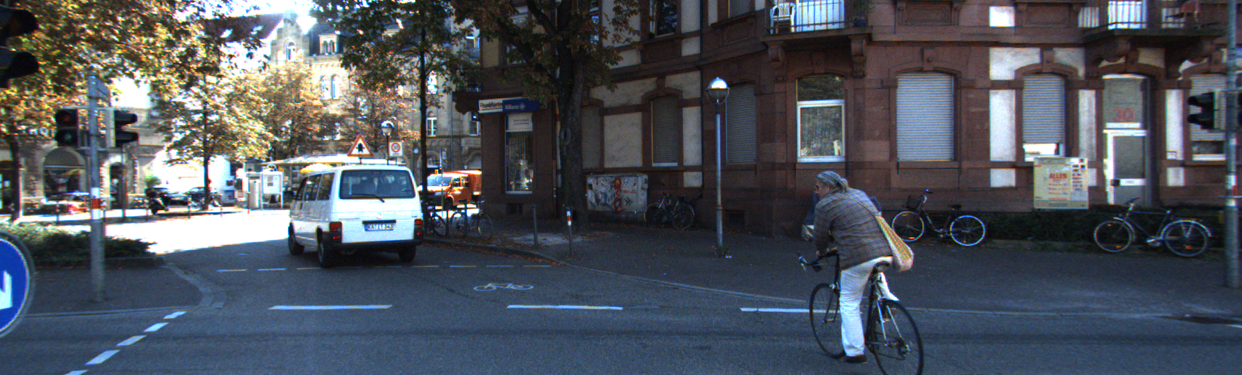
#> input picture data/2011_09_26_drive_0005_sync/image_02/data/0000000010.png, 1242 x 375 px; its folder holds only this picture in this run
$ python -i lane_utils.py   (imports and definitions only)
#> lines starting #> are read from the running program, lines starting #| are printed output that depends on the picture; after the words box and inside, x2 and y2 are one past the last pixel; in counts of white or black regions, pixels touching at a corner belong together
#> further down, picture is the input picture: shape (375, 1242, 3); mean B, G, R 91.2, 83, 77.7
"""Lane detection in a calibrated, metric bird's-eye view (BEV).

The BEV is a ground-plane homography built from the camera calibration (not
hand-picked image fractions): one BEV pixel = 1/scale metres, BEV axes are the
vehicle's (x forward, y left) in metres. Lane lines are fitted as
``y = c2*x^2 + c1*x + c0`` *in metres*, so lane width, ego position and curvature
can be checked against real-world limits (a 3.5 m lane, not "30% of the image").

The previous image-space detector is kept in ``lane_legacy.py`` as an eval baseline.
"""
from dataclasses import dataclass

import cv2
import numpy as np

import config
import fusion_utils as fs


# --- Colour / brightness segmentation -----------------------------------------

def lane_color_mask(image):
    """Binary (0/255) mask of white and yellow lane-marking candidates.

    * white  : bright pixels, plus bright *narrow* stripes found with a top-hat
               filter so markings in shadow (lower absolute lightness) still pass.
    * yellow : hue/saturation window in HLS.
    Everything above the horizon region is discarded.
    """
    hls = cv2.cvtColor(image, cv2.COLOR_BGR2HLS)
#> hls: shape (375, 1242, 3); mean of channels 0, 1, 2 90.3, 84.5, 63.4
    hue, light, sat = cv2.split(hls)
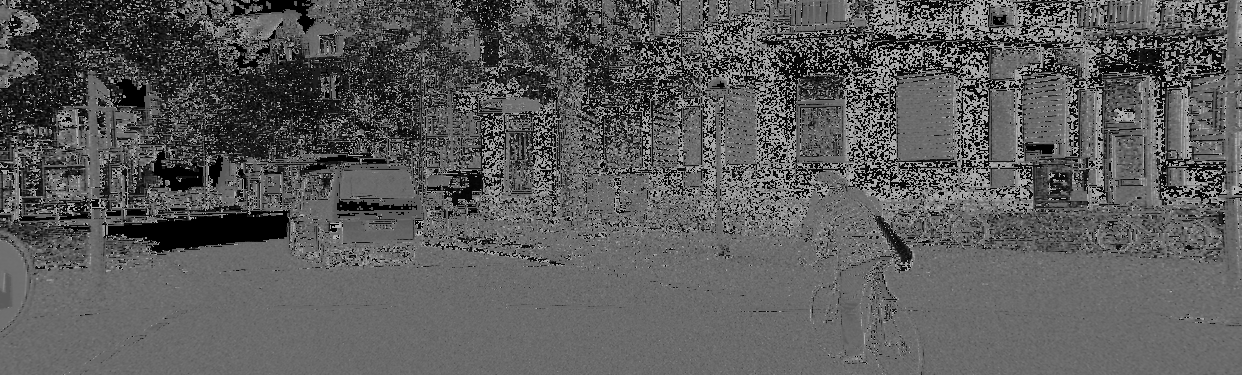
#> hue: shape (375, 1242); min 0, max 180, mean 90.3
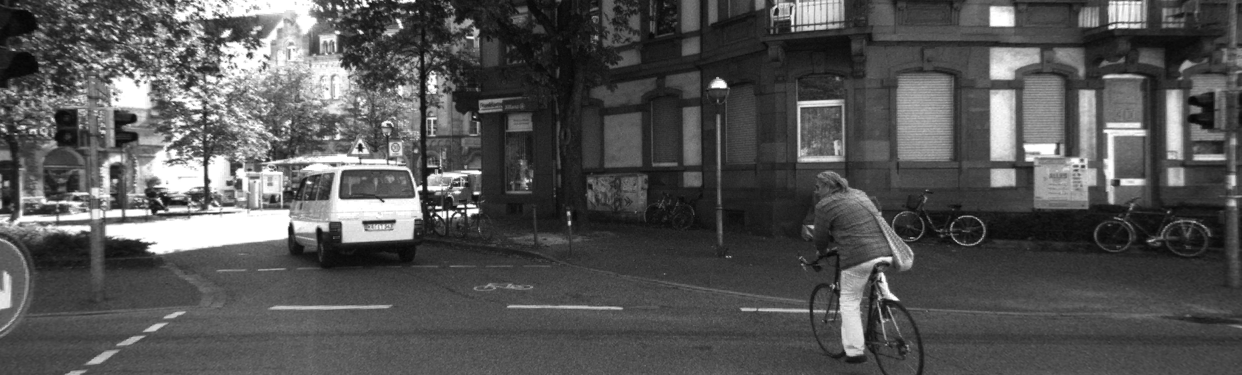
#> light: shape (375, 1242); min 4, max 255, mean 84.5
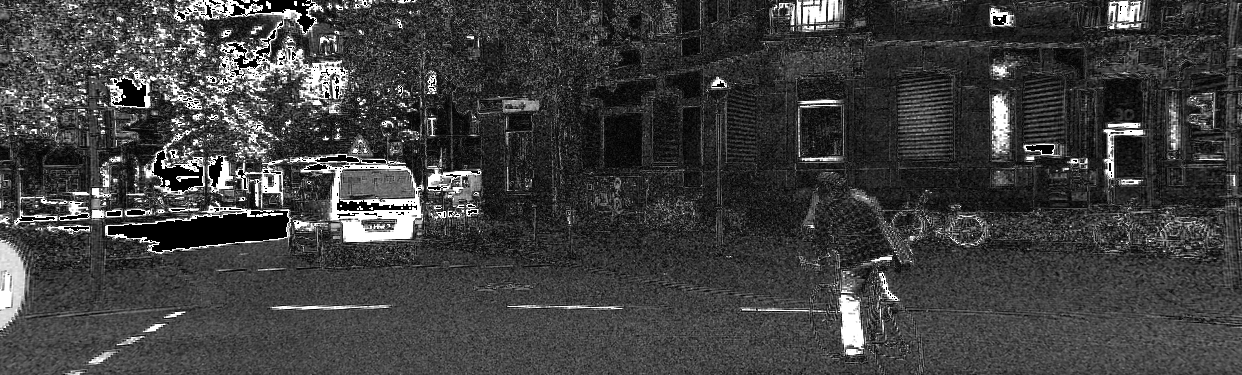
#> sat: shape (375, 1242); min 0, max 255, mean 63.4

    kernel = cv2.getStructuringElement(cv2.MORPH_ELLIPSE, (25, 25))
    tophat = cv2.morphologyEx(light, cv2.MORPH_TOPHAT, kernel)
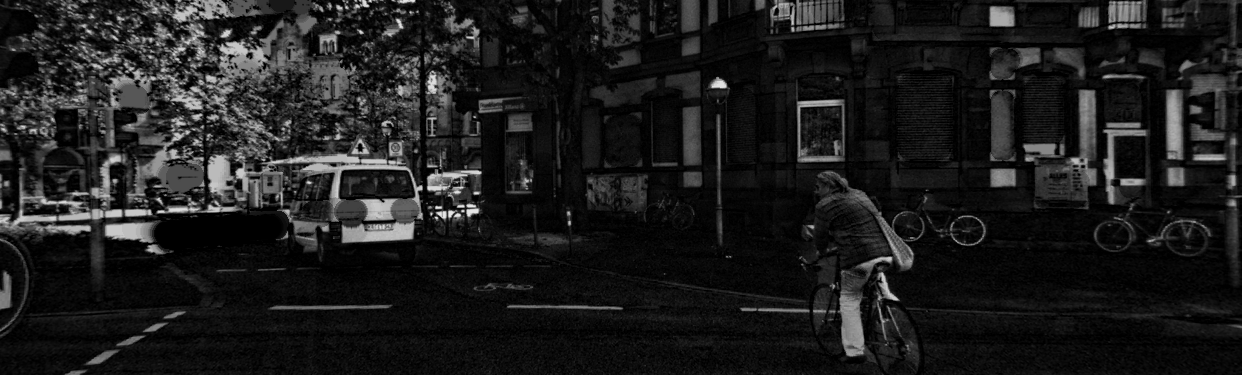
#> tophat: shape (375, 1242); min 0, max 233, mean 28.7
    white = (light >= 200) | ((tophat >= 35) & (light >= 120))
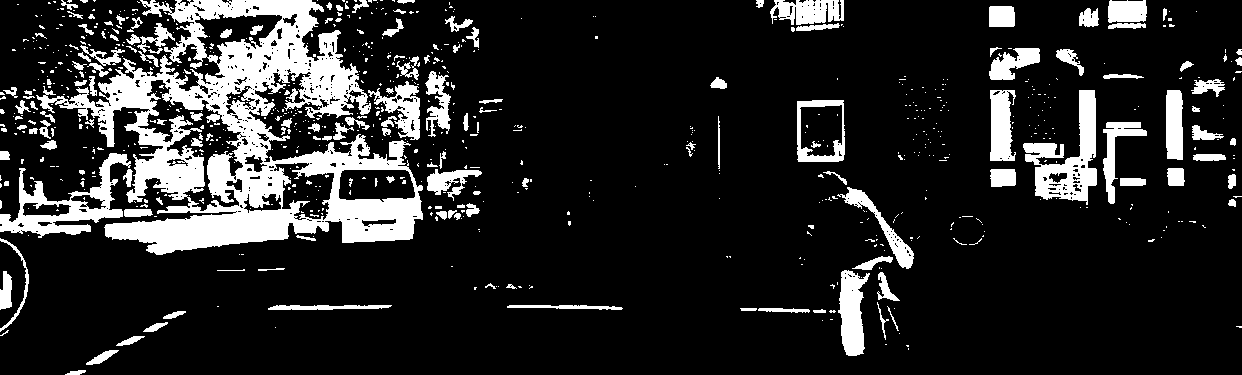
#> white: shape (375, 1242) bool; 15.7% white; 789 white regions (638 under 20 px), largest, box (x1, y1, x2, y2) and area: (36, 0, 423, 255) 36828, (1023, 90, 1097, 205) 3536, (0, 153, 131, 238) 3459
    yellow = (hue >= 15) & (hue <= 40) & (sat >= 80) & (light >= 80)
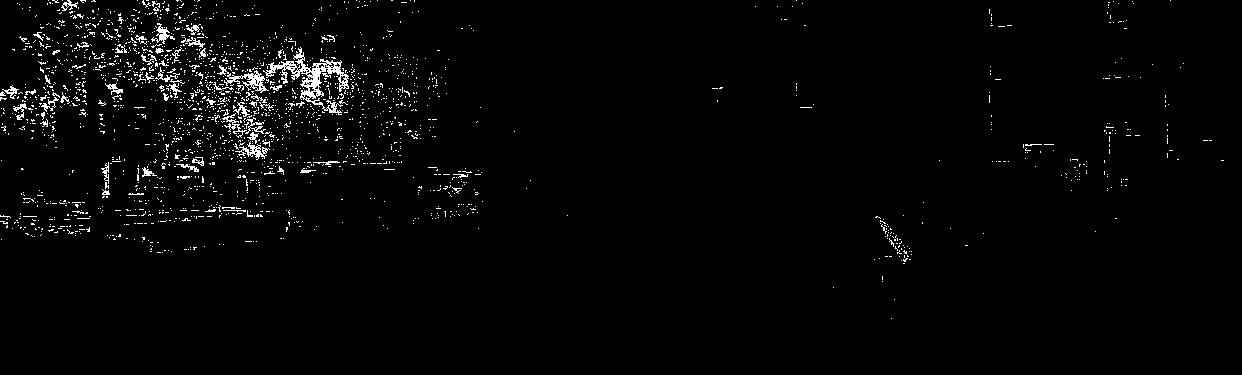
#> yellow: shape (375, 1242) bool; 2.2% white in thin lines or dots, all inside (x1, y1, x2, y2) = (0, 0, 1224, 319)

    mask = ((white | yellow).astype(np.uint8)) * 255
#> mask: shape (375, 1242); 16.1% white; 859 white regions (709 under 20 px), largest, box (x1, y1, x2, y2) and area: (23, 0, 423, 255) 38457, (1023, 90, 1097, 205) 3542, (0, 153, 131, 238) 3471
    mask[:int(image.shape[0] * 0.55), :] = 0
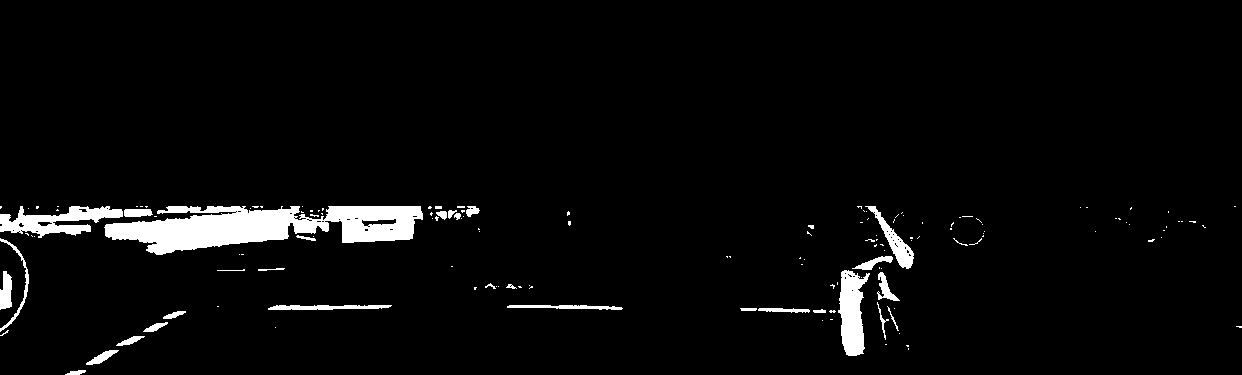
#> mask: shape (375, 1242); 3.8% white; 147 white regions (115 under 20 px), largest, box (x1, y1, x2, y2) and area: (104, 206, 423, 255) 9009, (0, 206, 123, 238) 1923, (838, 270, 870, 356) 1763
    return mask


# --- Metric bird's-eye view ---------------------------------------------------------

@dataclass
class Bev:
    M: np.ndarray           # 3x3 image -> BEV pixels
    Minv: np.ndarray        # 3x3 BEV pixels -> image
    size: tuple             # (width, height) of the BEV image
    scale: float            # BEV pixels per metre
    x_near: float           # m, bottom edge of the BEV (closest ground visible)
    x_far: float            # m, top edge
    half_width: float       # m, lateral half extent

    def to_meters(self, u, v):
        """BEV pixel (u, v) -> ground (x forward, y left) in metres."""
        return self.x_far - np.asarray(v) / self.scale, self.half_width - np.asarray(u) / self.scale

    def to_pixels(self, x, y):
        """Ground (x, y) in metres -> BEV pixel (u, v)."""
        return (self.half_width - np.asarray(y)) * self.scale, (self.x_far - np.asarray(x)) * self.scale

    # [24 lines left out: functions image_to_ground, make_bev, not called in this run]


# --- Lane fit (metres) ----------------------------------------------------------------

@dataclass
class LaneFit:
    left: np.ndarray        # polyval coefficients: y_left(x)
    right: np.ndarray
    x_start: float
    x_end: float

    def y_left(self, x):
        return np.polyval(self.left, x)

    def y_right(self, x):
        return np.polyval(self.right, x)

    def center(self, x):
        return 0.5 * (self.y_left(x) + self.y_right(x))

    def width(self, x):
        return self.y_left(x) - self.y_right(x)

    # [102 lines left out: functions blend, _side_points, _fit_side, _geometry_ok, fit_lane, not called in this run]


class LaneTracker:
    """Temporal smoothing and outlier rejection around ``fit_lane``.

    * Windows follow the previous fit (robust against distractors); if that fails
      a fresh search is tried.
    * EMA over the coefficients; a fit whose lateral position jumps by more than
      LANE_M_MAX_JUMP metres between frames is treated as an outlier.
    * The previous fit is carried for up to LANE_MAX_MISSING frames ('coasting'),
      then dropped (``update`` returns ``(None, 'none')``).
    """

    # [90 lines left out: functions __init__, update, consistent_with_path, _bev_polylines, lane_mask_from_fit, lane_edge_polylines and 2 more, not called in this run]

>>> import cv2
>>> picture = cv2.imread('../data/2011_09_26_drive_0005_sync/image_02/data/0000000010.png')
>>> result = lane_color_mask(picture)

$ run again, on data/2011_09_26_drive_0005_sync/image_02/data/0000000060.png
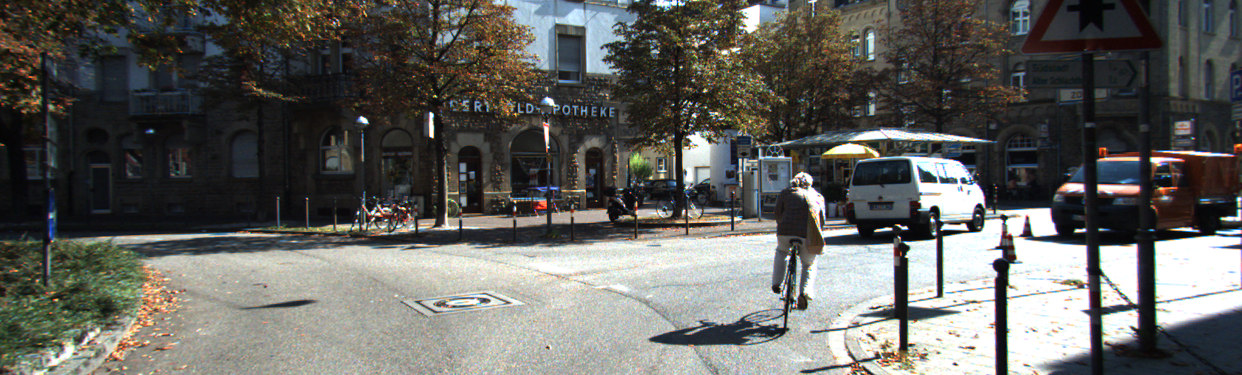
#> input picture data/2011_09_26_drive_0005_sync/image_02/data/0000000060.png, 1242 x 375 px
#> picture is the input picture: shape (375, 1242, 3); mean B, G, R 94.6, 98.5, 98.5
#> hls: shape (375, 1242, 3); mean of channels 0, 1, 2 67.1, 97.3, 60.1
#> in lane_color_mask, `white = (light >= 200) | ((tophat >= 35) & (light >= 120))`:
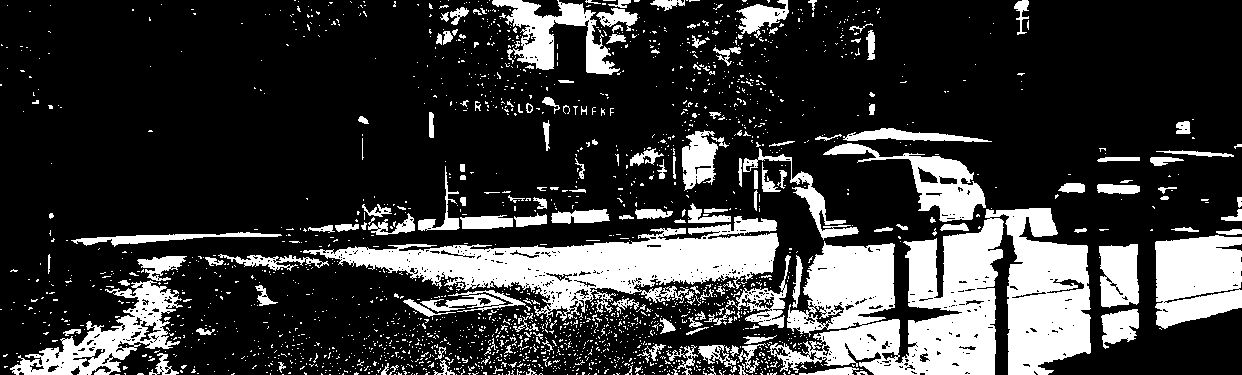
#> white: shape (375, 1242) bool; 22.3% white; 2089 white regions (1922 under 20 px), largest, box (x1, y1, x2, y2) and area: (767, 208, 1091, 375) 32182, (303, 216, 779, 321) 18417, (1155, 235, 1242, 329) 6647
#> yellow: shape (375, 1242) bool; 3.6% white in thin lines or dots
#> in lane_color_mask, `mask[:int(image.shape[0] * 0.55), :] = 0`:
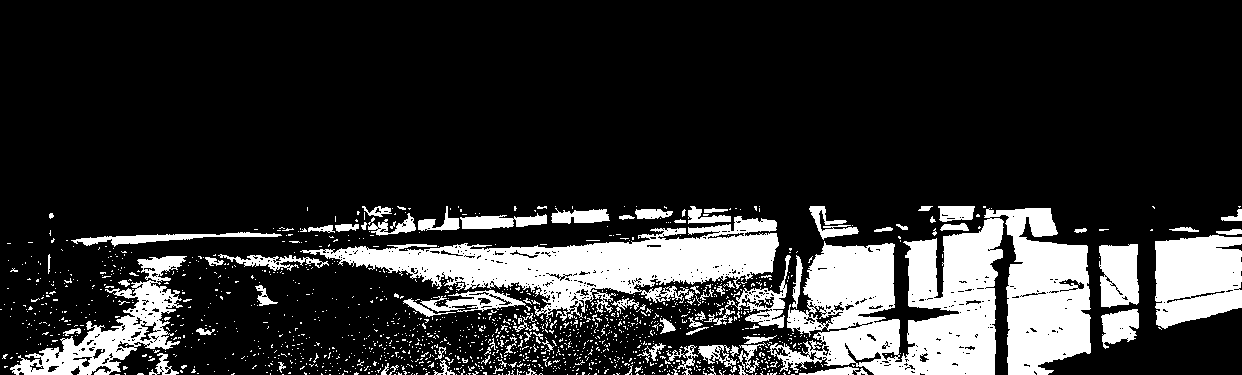
#> mask: shape (375, 1242); 18.5% white; 1461 white regions (1369 under 20 px), largest, box (x1, y1, x2, y2) and area: (767, 208, 1091, 375) 32548, (300, 216, 779, 321) 18685, (1155, 235, 1242, 329) 6704
